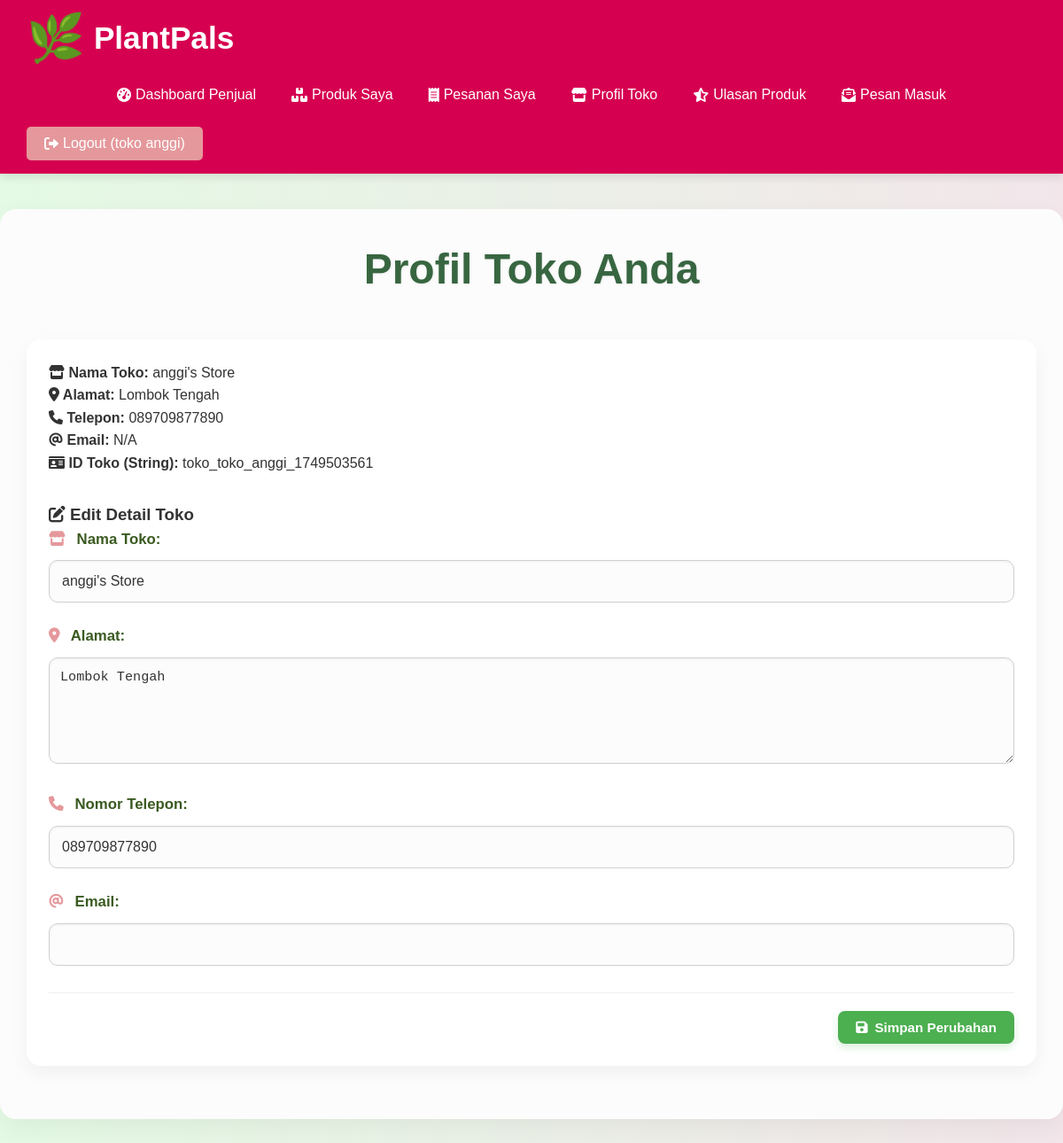
Page /seller/store_profile.php (signed in) on the committed database.
### tables this page shows
CREATE TABLE `stores` (
  `id` int(11) NOT NULL,
  `store_id_string` varchar(50) NOT NULL,
  `name` varchar(255) NOT NULL,
  `address` text NOT NULL,
  `phone_number` varchar(20) DEFAULT NULL,
  `email` varchar(100) DEFAULT NULL,
  `seller_user_id` int(11) NOT NULL,
  `created_at` timestamp NOT NULL DEFAULT current_timestamp(),
  `updated_at` timestamp NOT NULL DEFAULT current_timestamp() ON UPDATE current_timestamp(),
  `followers_count` int(11) DEFAULT 0
);

### seller/store_profile.php (the view, shortened to what this page needs)
<?php
require_once ROOT_PATH . 'config.php';
$seller_id = $_SESSION['id'];
$store_details = null;
$stmt = mysqli_prepare($conn, "SELECT id, store_id_string, name, address, phone_number, email FROM stores WHERE seller_user_id = ?");
if ($stmt) {
    mysqli_stmt_bind_param($stmt, "i", $seller_id);
    mysqli_stmt_execute($stmt);
    $result = mysqli_stmt_get_result($stmt);
    $store_details = mysqli_fetch_assoc($result);
} else {
    $message = "Terjadi kesalahan sistem saat mengambil profil toko.";
    $message_type = "error";
    error_log("Error preparing store details fetch: " . mysqli_error($conn));
}
?>
<?php require_once ROOT_PATH . 'includes' . DIRECTORY_SEPARATOR . 'header.php'; ?>
    <h1>Profil Toko Anda</h1>
    <div class="store-profile-container card-panel">
        <?php if ($store_details): ?>
            <div class="profile-info-display">
                <p><strong><i class="fas fa-store"></i> Nama Toko:</strong> <?php echo htmlspecialchars($store_details['name']); ?></p>
                <p><strong><i class="fas fa-map-marker-alt"></i> Alamat:</strong> <?php echo htmlspecialchars($store_details['address'] ?? 'N/A'); ?></p>
                <p><strong><i class="fas fa-phone"></i> Telepon:</strong> <?php echo htmlspecialchars($store_details['phone_number'] ?? 'N/A'); ?></p>
                <p><strong><i class="fas fa-at"></i> Email:</strong> <?php echo htmlspecialchars($store_details['email'] ?? 'N/A'); ?></p>
                <p><strong><i class="fas fa-id-card"></i> ID Toko (String):</strong> <?php echo htmlspecialchars($store_details['store_id_string'] ?? 'N/A'); ?></p>
            </div>
            <h3 class="section-sub-title" style="text-align: left; margin-top: 30px;"><i class="fas fa-edit"></i> Edit Detail Toko</h3>
            <form action="store_profile.php" method="post" class="store-edit-form">
                <div class="form-group">
                    <label for="name"><i class="fas fa-store"></i> Nama Toko:</label>
                    <input type="text" id="name" name="name" value="<?php echo htmlspecialchars($store_details['name'] ?? ''); ?>" required>
                </div>
                <div class="form-group">
                    <label for="address"><i class="fas fa-map-marker-alt"></i> Alamat:</label>
                    <textarea id="address" name="address" rows="3"><?php echo htmlspecialchars($store_details['address'] ?? ''); ?></textarea>
                </div>
                <div class="form-group">
                    <label for="phone_number"><i class="fas fa-phone"></i> Nomor Telepon:</label>
                    <input type="text" id="phone_number" name="phone_number" value="<?php echo htmlspecialchars($store_details['phone_number'] ?? ''); ?>">
                </div>
                <div class="form-group">
                    <label for="email"><i class="fas fa-at"></i> Email:</label>
                    <input type="email" id="email" name="email" value="<?php echo htmlspecialchars($store_details['email'] ?? ''); ?>">
                </div>
                <div class="form-action-btns">
                    <button type="submit" class="submit-btn"><i class="fas fa-save"></i> Simpan Perubahan</button>
                </div>
            </form>
        <?php else: ?>
            <p class="no-results">Tidak dapat memuat profil toko Anda. Pastikan akun Anda terhubung dengan toko.</p>
        <?php endif; ?>
    </div>
<?php require_once ROOT_PATH . 'includes' . DIRECTORY_SEPARATOR . 'footer.php'; ?>

### CSS/main_styles.css (style rules this page uses)
* { box-sizing: border-box; margin: 0; padding: 0; }
body { font-family: 'Poppins', sans-serif; line-height: 1.6; background: linear-gradient(to right, rgb(228, 250, 228), rgb(242, 230, 234)); color: #333; min-height: 100vh; display: flex; flex-direction: column; }
h1, h2, h3, h4, h5, h6, .section-heading, .section-sub-title { font-family: 'Montserrat', sans-serif; }
.card-panel { background: #fff; padding: 30px; border-radius: 12px; box-shadow: 0 5px 15px rgba(0,0,0,0.1); }

### CSS/admin_seller_styles.css (style rules this page uses)
.main-content h1 { font-size: 3rem; margin-bottom: 40px; text-align: center; color: #386641; font-weight: 700; text-shadow: 1px 1px 3px rgba(0,0,0,0.05); }
.card-panel { background: #ffffff; border-radius: 16px; box-shadow: 0 8px 20px rgba(0,0,0,0.05); padding: 30px; margin-bottom: 40px; }
.form-group { margin-bottom: 25px; }
.form-group label { display: block; margin-bottom: 10px; font-weight: 600; color: #3a5a20; font-size: 1.05rem; }
.form-group label i { margin-right: 8px; color: #E5989B; }
.form-group input[type="text"], .form-group input[type="email"], .form-group input[type="password"], .form-group input[type="number"], .form-group textarea, .form-group select { width: 100%; padding: 14px; border: 1px solid #d0d0d0; border-radius: 10px; font-size: 1rem; color: #333; background-color: #fcfcfc; transition: border-color 0.3s ease, box-shadow 0.2s ease; box-shadow: inset 0 1px 3px rgba(0,0,0,0.05); }
.form-group textarea { min-height: 120px; resize: vertical; }
.form-action-btns { text-align: right; padding-top: 20px; border-top: 1px solid #eef0f2; margin-top: 30px; }
.form-action-btns button, .form-action-btns a.btn-link { padding: 12px 25px; border: none; border-radius: 8px; font-weight: 600; font-size: 1rem; cursor: pointer; transition: background-color 0.3s ease, transform 0.2s ease, box-shadow 0.2s ease; display: inline-flex; align-items: center; gap: 8px; margin-left: 15px; }
.form-action-btns .submit-btn { background-color: #4CAF50; color: white; box-shadow: 0 4px 10px rgba(76, 175, 80, 0.2); }
@media (max-width: 1200px) { h1 { font-size: 2.5rem; margin-bottom: 30px; } }
@media (max-width: 1200px) { .card-panel { padding: 25px; margin-bottom: 30px; } }
@media (max-width: 1200px) { .form-group input, .form-group textarea, .form-group select { padding: 12px; font-size: 0.95rem; } }
@media (max-width: 1200px) { .form-action-btns button, .form-action-btns a.btn-link { padding: 10px 20px; font-size: 0.95rem; } }

### rows in the picture
stores: name "anggi's Store", address "Lombok Tengah", phone_number "089709877890", email "N/A", store_id_string "toko_toko_anggi_1749503561"

### other values in the picture
$current_username "toko anggi"
